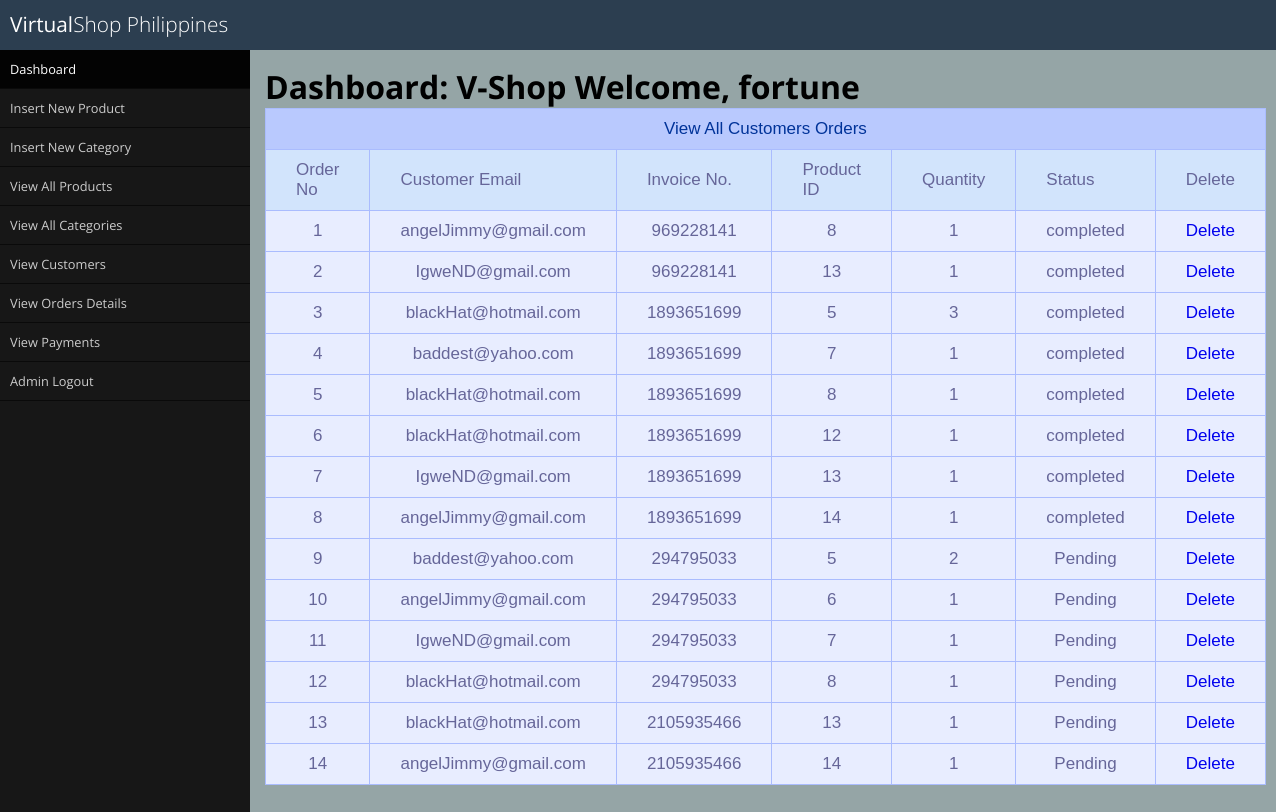
/admin_area/index.php?view_orders (signed in), run on the app's committed database.
### tables this page shows
CREATE TABLE IF NOT EXISTS `pending_orders` (
  `order_id` int(10) NOT NULL AUTO_INCREMENT,
  `customer_id` int(10) NOT NULL,
  `invoice_no` int(10) NOT NULL,
  `product_id` int(10) NOT NULL,
  `qty` int(10) NOT NULL,
  `order_status` text NOT NULL,
  PRIMARY KEY (`order_id`)
);

CREATE TABLE IF NOT EXISTS `customers` (
  `customer_id` int(10) NOT NULL AUTO_INCREMENT,
  `customer_name` varchar(100) NOT NULL,
  `customer_email` varchar(100) NOT NULL,
  `customer_pass` varchar(25) NOT NULL,
  `customer_country` text NOT NULL,
  `customer_city` text NOT NULL,
  `customer_contact` int(30) NOT NULL,
  `customer_address` text NOT NULL,
  `customer_image` text NOT NULL,
  `customer_ip` varchar(255) NOT NULL,
  PRIMARY KEY (`customer_id`)
);

### admin_area/view_orders.php (the view, shortened to what this page needs)
<html>
 <head>
 </head>
	<body>
		<?php
			if(isset($_GET['view_orders'])) { ?>
				<table class="tg">
				  <tr>
					<th class="tg-s6z2" colspan="8">View All Customers Orders</th>
				  </tr>
				  <tr>
					<td class="tg-vn4c">Order No  	</td>
					<td class="tg-vn4c">Customer Email           </td>
					<td class="tg-vn4c">Invoice No.            </td>
					<td class="tg-vn4c">Product ID            </td>
					<td class="tg-vn4c">Quantity            </td>
					<td class="tg-vn4c">Status            </td>
					<td class="tg-vn4c">Delete           </td>
				  </tr>
				  <?php
					include("includes/db.php");
					$i=0;
					$get_orders = "select * from pending_orders";
					$run_orders = mysqli_query($con,$get_orders);
					while($row_orders = mysqli_fetch_array($run_orders))
					{
						$order_id = $row_orders['order_id'];
						$c_id = $row_orders['customer_id'];
						$invoice = $row_orders['invoice_no'];
						$p_id = $row_orders['product_id'];
						$qty=$row_orders['qty'];
						$status=$row_orders['order_status'];
						$i++;
				  ?>
				 <tr align="center">
				 	<?php
				 	$get_customer="select * from customers where customer_id='$c_id'";
				 	$run_customer=mysqli_query($con,$get_customer);
				 	$row_customer=mysqli_fetch_array($run_customer);
				 	$customer_email = $row_customer['customer_email'];
				 	?>
				 <td><?php echo $i;?> </td>
				  <td><?php echo $customer_email;?> </td>
				 <td><?php echo $invoice;?> </td>
				 <td><?php echo $p_id;?> </td>
				  <td><?php echo $qty;?> </td>
				 <td><?php
					if($status=='Pending')
					{
						$status='Pending';
					}
					else if($status=='Complete')
					{
						$status='Complete';
					}
				 echo $status;?> </td>
				  <td> <a href="delete_order.php?delete_order=<?php echo $order_id;?>"> Delete </a> </td>
				  <?php } ?>
				</table>
			<?php } ?>
	</body>
</html>

### admin_area/styles/global.css (style rules this page uses)
* { margin: 0; padding: 0; box-sizing: border-box; }
body { font-family: 'Open Sans'; }
a { text-decoration: none; }

### admin_area/view_orders.php (style rules this page uses)
.tg { border-collapse:collapse;border-spacing:0;border-color:#aabcfe; }
.tg td { font-family:Arial, sans-serif;font-size:17px;padding:10px 30px;border-style:solid;border-width:1px;overflow:hidden;word-break:normal;border-color:#aabcfe;color:#669;background-color:#e8edff; }
.tg th { font-family:Arial, sans-serif;font-size:17px;font-weight:normal;padding:10px 5px;border-style:solid;border-width:1px;overflow:hidden;word-break:normal;border-color:#aabcfe;color:#039;background-color:#b9c9fe; }
.tg .tg-s6z2 { text-align:center }
.tg .tg-vn4c { background-color:#D2E4FC }

### data on the page
pending_orders: customer.customer_email "angelJimmy@gmail.com", invoice_no "969228141", product "8", qty "1", order_status "completed"
pending_orders: customer.customer_email "IgweND@gmail.com", invoice_no "969228141", product "13", qty "1", order_status "completed"
pending_orders: customer.customer_email "blackHat@hotmail.com", invoice_no "1893651699", product "5", qty "3", order_status "completed"
pending_orders: customer.customer_email "baddest@yahoo.com", invoice_no "1893651699", product "7", qty "1", order_status "completed"
pending_orders: customer.customer_email "blackHat@hotmail.com", invoice_no "1893651699", product "8", qty "1", order_status "completed"
pending_orders: customer.customer_email "blackHat@hotmail.com", invoice_no "1893651699", product "12", qty "1", order_status "completed"
pending_orders: customer.customer_email "IgweND@gmail.com", invoice_no "1893651699", product "13", qty "1", order_status "completed"
pending_orders: customer.customer_email "angelJimmy@gmail.com", invoice_no "1893651699", product "14", qty "1", order_status "completed"
pending_orders: customer.customer_email "baddest@yahoo.com", invoice_no "294795033", product "5", qty "2", order_status "Pending"
pending_orders: customer.customer_email "angelJimmy@gmail.com", invoice_no "294795033", product "6", qty "1", order_status "Pending"
pending_orders: customer.customer_email "IgweND@gmail.com", invoice_no "294795033", product "7", qty "1", order_status "Pending"
pending_orders: customer.customer_email "blackHat@hotmail.com", invoice_no "294795033", product "8", qty "1", order_status "Pending"
pending_orders: customer.customer_email "blackHat@hotmail.com", invoice_no "2105935466", product "13", qty "1", order_status "Pending"
pending_orders: customer.customer_email "angelJimmy@gmail.com", invoice_no "2105935466", product "14", qty "1", order_status "Pending"
